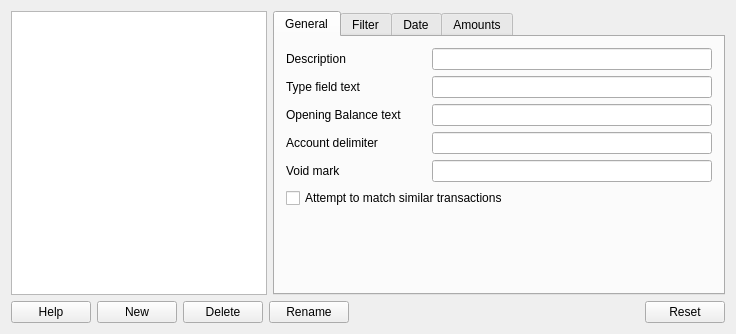
<?xml version="1.0" encoding="UTF-8"?>
<ui version="4.0">
 <class>MyMoneyQifProfileEditor</class>
 <widget class="QWidget" name="MyMoneyQifProfileEditor">
  <property name="geometry">
   <rect>
    <x>0</x>
    <y>0</y>
    <width>736</width>
    <height>334</height>
   </rect>
  </property>
  <property name="windowTitle">
   <string>QIF Profile Editor</string>
  </property>
  <layout class="QVBoxLayout">
   <property name="spacing">
    <number>6</number>
   </property>
   <property name="leftMargin">
    <number>11</number>
   </property>
   <property name="topMargin">
    <number>11</number>
   </property>
   <property name="rightMargin">
    <number>11</number>
   </property>
   <property name="bottomMargin">
    <number>11</number>
   </property>
   <item>
    <layout class="QHBoxLayout">
     <item>
      <widget class="QListWidget" name="m_profileListBox">
       <property name="sizePolicy">
        <sizepolicy hsizetype="Fixed" vsizetype="Expanding">
         <horstretch>0</horstretch>
         <verstretch>0</verstretch>
        </sizepolicy>
       </property>
       <item>
        <property name="text">
         <string/>
        </property>
       </item>
      </widget>
     </item>
     <item>
      <widget class="QTabWidget" name="profileTabs">
       <widget class="QWidget" name="tabGeneral">
        <attribute name="title">
         <string comment="@title QIF profile general information">General</string>
        </attribute>
        <layout class="QVBoxLayout">
         <item>
          <layout class="QGridLayout">
           <item row="4" column="0">
            <widget class="QLabel" name="TextLabel2_2_3">
             <property name="minimumSize">
              <size>
               <width>140</width>
               <height>0</height>
              </size>
             </property>
             <property name="text">
              <string>Void mark</string>
             </property>
             <property name="wordWrap">
              <bool>false</bool>
             </property>
            </widget>
           </item>
           <item row="2" column="0">
            <widget class="QLabel" name="TextLabel2_2">
             <property name="minimumSize">
              <size>
               <width>140</width>
               <height>0</height>
              </size>
             </property>
             <property name="text">
              <string>Opening Balance text</string>
             </property>
             <property name="wordWrap">
              <bool>false</bool>
             </property>
            </widget>
           </item>
           <item row="2" column="1">
            <widget class="KLineEdit" name="m_editOpeningBalance"/>
           </item>
           <item row="1" column="0">
            <widget class="QLabel" name="TextLabel2">
             <property name="minimumSize">
              <size>
               <width>140</width>
               <height>0</height>
              </size>
             </property>
             <property name="text">
              <string>Type field text</string>
             </property>
             <property name="wordWrap">
              <bool>false</bool>
             </property>
            </widget>
           </item>
           <item row="3" column="1">
            <widget class="KLineEdit" name="m_editAccountDelimiter"/>
           </item>
           <item row="4" column="1">
            <widget class="KLineEdit" name="m_editVoidMark"/>
           </item>
           <item row="3" column="0">
            <widget class="QLabel" name="TextLabel2_2_2">
             <property name="minimumSize">
              <size>
               <width>140</width>
               <height>0</height>
              </size>
             </property>
             <property name="text">
              <string>Account delimiter</string>
             </property>
             <property name="wordWrap">
              <bool>false</bool>
             </property>
            </widget>
           </item>
           <item row="1" column="1">
            <widget class="KLineEdit" name="m_editType"/>
           </item>
           <item row="0" column="1">
            <widget class="KLineEdit" name="m_editDescription"/>
           </item>
           <item row="0" column="0">
            <widget class="QLabel" name="TextLabel1">
             <property name="minimumSize">
              <size>
               <width>140</width>
               <height>0</height>
              </size>
             </property>
             <property name="text">
              <string>Description</string>
             </property>
             <property name="wordWrap">
              <bool>false</bool>
             </property>
            </widget>
           </item>
          </layout>
         </item>
         <item>
          <widget class="QCheckBox" name="m_attemptMatch">
           <property name="text">
            <string>Attempt to match similar transactions</string>
           </property>
          </widget>
         </item>
         <item>
          <spacer name="Spacer12">
           <property name="orientation">
            <enum>Qt::Vertical</enum>
           </property>
           <property name="sizeType">
            <enum>QSizePolicy::Expanding</enum>
           </property>
           <property name="sizeHint" stdset="0">
            <size>
             <width>20</width>
             <height>20</height>
            </size>
           </property>
          </spacer>
         </item>
        </layout>
       </widget>
       <widget class="QWidget" name="tabFilter">
        <attribute name="title">
         <string>Filter</string>
        </attribute>
        <layout class="QVBoxLayout">
         <item>
          <layout class="QGridLayout">
           <item row="2" column="0">
            <widget class="QLabel" name="TextLabel1_4_2">
             <property name="minimumSize">
              <size>
               <width>140</width>
               <height>0</height>
              </size>
             </property>
             <property name="text">
              <string>Output filter location</string>
             </property>
             <property name="wordWrap">
              <bool>false</bool>
             </property>
            </widget>
           </item>
           <item row="0" column="1">
            <widget class="KUrlRequester" name="m_editInputFilterLocation"/>
           </item>
           <item row="2" column="1">
            <widget class="KUrlRequester" name="m_editOutputFilterLocation">
             <property name="enabled">
              <bool>false</bool>
             </property>
            </widget>
           </item>
           <item row="1" column="0">
            <widget class="QLabel" name="TextLabel1_4_3">
             <property name="minimumSize">
              <size>
               <width>140</width>
               <height>0</height>
              </size>
             </property>
             <property name="text">
              <string>Input filter file type</string>
             </property>
             <property name="wordWrap">
              <bool>false</bool>
             </property>
            </widget>
           </item>
           <item row="1" column="1">
            <widget class="KLineEdit" name="m_editInputFilterFileType">
             <property name="text">
              <string>*.qif</string>
             </property>
            </widget>
           </item>
           <item row="0" column="0">
            <widget class="QLabel" name="TextLabel1_4">
             <property name="minimumSize">
              <size>
               <width>140</width>
               <height>0</height>
              </size>
             </property>
             <property name="text">
              <string>Input filter location</string>
             </property>
             <property name="wordWrap">
              <bool>false</bool>
             </property>
            </widget>
           </item>
          </layout>
         </item>
         <item>
          <spacer name="Spacer9_2">
           <property name="orientation">
            <enum>Qt::Vertical</enum>
           </property>
           <property name="sizeType">
            <enum>QSizePolicy::Expanding</enum>
           </property>
           <property name="sizeHint" stdset="0">
            <size>
             <width>20</width>
             <height>90</height>
            </size>
           </property>
          </spacer>
         </item>
        </layout>
       </widget>
       <widget class="QWidget" name="tabDate">
        <attribute name="title">
         <string>Date</string>
        </attribute>
        <layout class="QVBoxLayout">
         <item>
          <layout class="QHBoxLayout">
           <item>
            <layout class="QGridLayout">
             <item row="0" column="1">
              <widget class="KComboBox" name="m_editDateFormat">
               <property name="whatsThis">
                <string>The format of the dates in the QIF file.</string>
               </property>
              </widget>
             </item>
             <item row="0" column="0">
              <widget class="QLabel" name="TextLabel3">
               <property name="minimumSize">
                <size>
                 <width>140</width>
                 <height>0</height>
                </size>
               </property>
               <property name="whatsThis">
                <string>The format of the dates in the QIF file.</string>
               </property>
               <property name="text">
                <string>Date Format</string>
               </property>
               <property name="wordWrap">
                <bool>false</bool>
               </property>
              </widget>
             </item>
             <item row="1" column="1">
              <widget class="KComboBox" name="m_editApostrophe">
               <property name="whatsThis">
                <string>If a QIF file contains date entries with years represented with two digits then either an apostrophe or a slash may be used to delimit the year in the dates for certain centuries.  This enables 1905 to be distinguished from 2005.  Specify here which range of years will have year delimited by an apostrophe (eg. for Quicken this is usually 1900-1949).</string>
               </property>
              </widget>
             </item>
             <item row="1" column="0">
              <widget class="QLabel" name="TextLabel4">
               <property name="minimumSize">
                <size>
                 <width>140</width>
                 <height>0</height>
                </size>
               </property>
               <property name="whatsThis">
                <string>If a QIF file contains date entries with years represented with two digits then either an apostrophe or a slash may be used to delimit the year in the dates for certain centuries.  This enables 1905 to be distinguished from 2005.  Specify here which range of years will have year delimited by an apostrophe (eg. for Quicken this is usually 1900-1949).</string>
               </property>
               <property name="text">
                <string>Apostrophe Handling</string>
               </property>
               <property name="wordWrap">
                <bool>false</bool>
               </property>
              </widget>
             </item>
            </layout>
           </item>
           <item>
            <spacer name="Spacer9">
             <property name="orientation">
              <enum>Qt::Horizontal</enum>
             </property>
             <property name="sizeType">
              <enum>QSizePolicy::Expanding</enum>
             </property>
             <property name="sizeHint" stdset="0">
              <size>
               <width>90</width>
               <height>20</height>
              </size>
             </property>
            </spacer>
           </item>
          </layout>
         </item>
         <item>
          <spacer name="Spacer8">
           <property name="orientation">
            <enum>Qt::Vertical</enum>
           </property>
           <property name="sizeType">
            <enum>QSizePolicy::Expanding</enum>
           </property>
           <property name="sizeHint" stdset="0">
            <size>
             <width>20</width>
             <height>80</height>
            </size>
           </property>
          </spacer>
         </item>
        </layout>
       </widget>
       <widget class="QWidget" name="tabMoney">
        <attribute name="title">
         <string>Amounts</string>
        </attribute>
        <layout class="QVBoxLayout">
         <item>
          <widget class="QTreeWidget" name="m_editAmounts">
           <property name="horizontalScrollBarPolicy">
            <enum>Qt::ScrollBarAlwaysOff</enum>
           </property>
           <property name="selectionMode">
            <enum>QAbstractItemView::SingleSelection</enum>
           </property>
           <property name="allColumnsShowFocus">
            <bool>true</bool>
           </property>
           <column>
            <property name="text">
             <string comment="@title header of the QIF field name column">Field</string>
            </property>
           </column>
           <column>
            <property name="text">
             <string>QIF-Record</string>
            </property>
           </column>
           <column>
            <property name="text">
             <string>Decimal Symbol</string>
            </property>
           </column>
           <column>
            <property name="text">
             <string>Thousand Delimiter</string>
            </property>
           </column>
           <column>
            <property name="text">
             <string>SortColumnInvisible</string>
            </property>
           </column>
           <item>
            <property name="text">
             <string>Value</string>
            </property>
            <property name="text">
             <string>T</string>
            </property>
            <property name="text">
             <string/>
            </property>
            <property name="text">
             <string/>
            </property>
            <property name="text">
             <string>0</string>
            </property>
           </item>
           <item>
            <property name="text">
             <string>Split-Value</string>
            </property>
            <property name="text">
             <string>$</string>
            </property>
            <property name="text">
             <string/>
            </property>
            <property name="text">
             <string/>
            </property>
            <property name="text">
             <string>1</string>
            </property>
           </item>
           <item>
            <property name="text">
             <string>Commission</string>
            </property>
            <property name="text">
             <string>O</string>
            </property>
            <property name="text">
             <string/>
            </property>
            <property name="text">
             <string/>
            </property>
            <property name="text">
             <string>2</string>
            </property>
           </item>
           <item>
            <property name="text">
             <string>Price</string>
            </property>
            <property name="text">
             <string>I</string>
            </property>
            <property name="text">
             <string/>
            </property>
            <property name="text">
             <string/>
            </property>
            <property name="text">
             <string>3</string>
            </property>
           </item>
           <item>
            <property name="text">
             <string>Quantity</string>
            </property>
            <property name="text">
             <string>Q</string>
            </property>
            <property name="text">
             <string/>
            </property>
            <property name="text">
             <string/>
            </property>
            <property name="text">
             <string>4</string>
            </property>
           </item>
          </widget>
         </item>
         <item>
          <layout class="QHBoxLayout">
           <item>
            <layout class="QGridLayout">
             <item row="1" column="1">
              <widget class="KComboBox" name="m_thousandsBox"/>
             </item>
             <item row="0" column="0">
              <widget class="QLabel" name="TextLabel1_2">
               <property name="minimumSize">
                <size>
                 <width>150</width>
                 <height>0</height>
                </size>
               </property>
               <property name="text">
                <string>Decimal Symbol</string>
               </property>
               <property name="wordWrap">
                <bool>false</bool>
               </property>
              </widget>
             </item>
             <item row="1" column="0">
              <widget class="QLabel" name="TextLabel1_3">
               <property name="minimumSize">
                <size>
                 <width>150</width>
                 <height>0</height>
                </size>
               </property>
               <property name="text">
                <string>Thousands Separator</string>
               </property>
               <property name="wordWrap">
                <bool>false</bool>
               </property>
              </widget>
             </item>
             <item row="0" column="1">
              <widget class="KComboBox" name="m_decimalBox"/>
             </item>
            </layout>
           </item>
           <item>
            <spacer name="Spacer7">
             <property name="orientation">
              <enum>Qt::Horizontal</enum>
             </property>
             <property name="sizeType">
              <enum>QSizePolicy::Expanding</enum>
             </property>
             <property name="sizeHint" stdset="0">
              <size>
               <width>100</width>
               <height>20</height>
              </size>
             </property>
            </spacer>
           </item>
          </layout>
         </item>
         <item>
          <spacer name="Spacer8_2">
           <property name="orientation">
            <enum>Qt::Vertical</enum>
           </property>
           <property name="sizeType">
            <enum>QSizePolicy::Expanding</enum>
           </property>
           <property name="sizeHint" stdset="0">
            <size>
             <width>16</width>
             <height>16</height>
            </size>
           </property>
          </spacer>
         </item>
        </layout>
       </widget>
      </widget>
     </item>
    </layout>
   </item>
   <item>
    <layout class="QHBoxLayout">
     <property name="spacing">
      <number>6</number>
     </property>
     <property name="leftMargin">
      <number>0</number>
     </property>
     <property name="topMargin">
      <number>0</number>
     </property>
     <property name="rightMargin">
      <number>0</number>
     </property>
     <property name="bottomMargin">
      <number>0</number>
     </property>
     <item>
      <widget class="QPushButton" name="m_helpButton">
       <property name="text">
        <string>Help</string>
       </property>
      </widget>
     </item>
     <item>
      <widget class="QPushButton" name="m_newButton">
       <property name="text">
        <string comment="@action create new profile">New</string>
       </property>
      </widget>
     </item>
     <item>
      <widget class="QPushButton" name="m_deleteButton">
       <property name="text">
        <string>Delete</string>
       </property>
      </widget>
     </item>
     <item>
      <widget class="QPushButton" name="m_renameButton">
       <property name="text">
        <string>Rename</string>
       </property>
      </widget>
     </item>
     <item>
      <spacer name="Horizontal Spacing2">
       <property name="orientation">
        <enum>Qt::Horizontal</enum>
       </property>
       <property name="sizeType">
        <enum>QSizePolicy::Expanding</enum>
       </property>
       <property name="sizeHint" stdset="0">
        <size>
         <width>104</width>
         <height>0</height>
        </size>
       </property>
      </spacer>
     </item>
     <item>
      <widget class="QPushButton" name="m_resetButton">
       <property name="text">
        <string>Reset</string>
       </property>
      </widget>
     </item>
    </layout>
   </item>
  </layout>
 </widget>
 <layoutdefault spacing="6" margin="11"/>
 <customwidgets>
  <customwidget>
   <class>KLineEdit</class>
   <extends>QLineEdit</extends>
   <header>klineedit.h</header>
  </customwidget>
  <customwidget>
   <class>KUrlRequester</class>
   <extends>QWidget</extends>
   <header>kurlrequester.h</header>
  </customwidget>
  <customwidget>
   <class>KComboBox</class>
   <extends>QComboBox</extends>
   <header>kcombobox.h</header>
  </customwidget>
 </customwidgets>
 <tabstops>
  <tabstop>m_profileListBox</tabstop>
  <tabstop>profileTabs</tabstop>
  <tabstop>m_editDescription</tabstop>
  <tabstop>m_editType</tabstop>
  <tabstop>m_editOpeningBalance</tabstop>
  <tabstop>m_editAccountDelimiter</tabstop>
  <tabstop>m_editVoidMark</tabstop>
  <tabstop>m_helpButton</tabstop>
  <tabstop>m_newButton</tabstop>
  <tabstop>m_deleteButton</tabstop>
  <tabstop>m_renameButton</tabstop>
  <tabstop>m_resetButton</tabstop>
  <tabstop>m_editDateFormat</tabstop>
  <tabstop>m_editApostrophe</tabstop>
  <tabstop>m_decimalBox</tabstop>
  <tabstop>m_thousandsBox</tabstop>
  <tabstop>m_editAmounts</tabstop>
  <tabstop>m_editInputFilterLocation</tabstop>
  <tabstop>m_editOutputFilterLocation</tabstop>
 </tabstops>
 <resources/>
 <connections/>
</ui>
